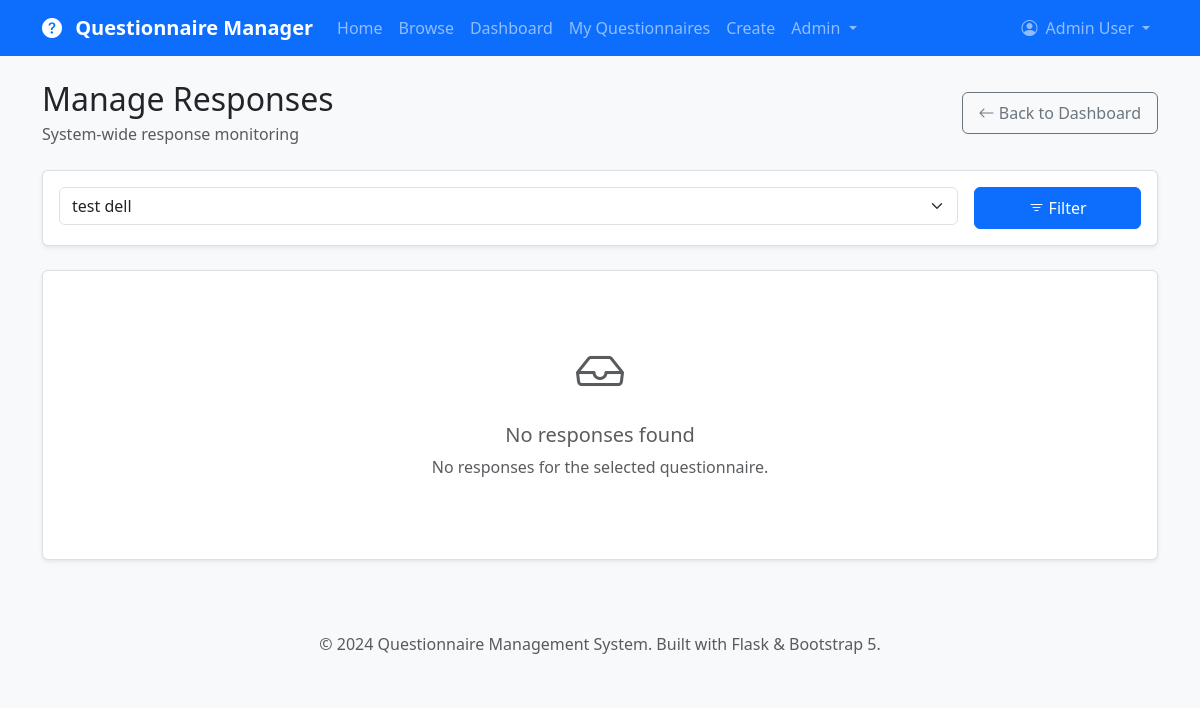
Page /admin/responses?questionnaire_id=1 (signed in) on the earlier database version.
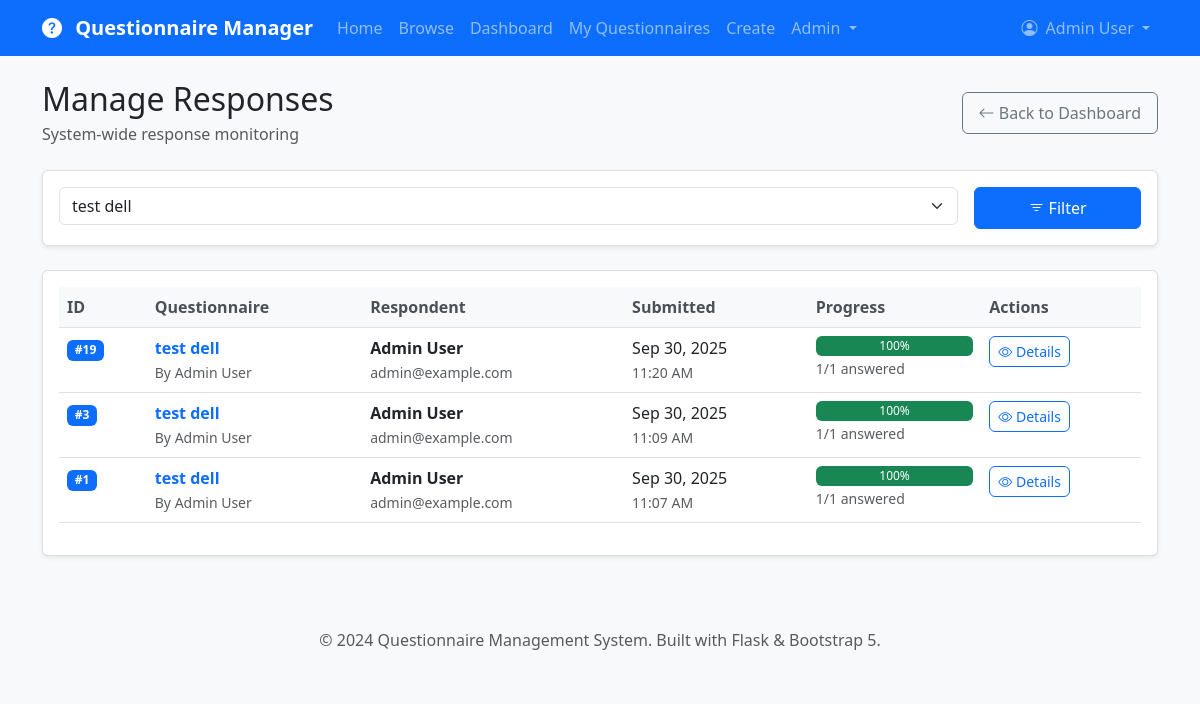
Same page on the later database version.
### app/models.py (models this page shows, shortened)
class Response(db.Model):
    __tablename__ = 'responses'
    id = db.Column(db.Integer, primary_key=True)
    questionnaire_id = db.Column(db.Integer, db.ForeignKey('questionnaires.id'), nullable=False)
    user_id = db.Column(db.Integer, db.ForeignKey('users.id'), nullable=True)  # Nullable for anonymous
    session_id = db.Column(db.String(255))  # For anonymous users
    is_complete = db.Column(db.Boolean, default=False)
    submitted_at = db.Column(db.DateTime, index=True, default=datetime.utcnow)
    updated_at = db.Column(db.DateTime, default=datetime.utcnow, onupdate=datetime.utcnow)
    answers = db.relationship('Answer', backref='response', lazy='dynamic', cascade='all, delete-orphan')
    def get_progress_percentage(self):
        total_questions = self.questionnaire.questions.filter_by(is_required=True).count()
        answered_questions = self.answers.join(Question).filter(Question.is_required == True).count()
        return (answered_questions / total_questions * 100) if total_questions > 0 else 0
    def get_respondent_name(self):
        if self.user:
            return self.user.get_full_name()
        return f"Anonymous ({self.session_id[:8]}...)" if self.session_id else "Anonymous"

class Questionnaire(db.Model):
    __tablename__ = 'questionnaires'
    id = db.Column(db.Integer, primary_key=True)
    title = db.Column(db.String(200), nullable=False)
    description = db.Column(db.Text)
    creator_id = db.Column(db.Integer, db.ForeignKey('users.id'), nullable=False)
    is_active = db.Column(db.Boolean, default=True)
    allow_anonymous = db.Column(db.Boolean, default=False)
    multiple_submissions = db.Column(db.Boolean, default=False)
    created_at = db.Column(db.DateTime, index=True, default=datetime.utcnow)
    updated_at = db.Column(db.DateTime, default=datetime.utcnow, onupdate=datetime.utcnow)
    questions = db.relationship('Question', backref='questionnaire', lazy='dynamic',
                              cascade='all, delete-orphan', order_by='Question.order')
    responses = db.relationship('Response', backref='questionnaire', lazy='dynamic',
                              cascade='all, delete-orphan')
    def get_question_count(self):
        return self.questions.count()

class User(UserMixin, db.Model):
    __tablename__ = 'users'
    id = db.Column(db.Integer, primary_key=True)
    username = db.Column(db.String(64), index=True, unique=True, nullable=False)
    email = db.Column(db.String(120), index=True, unique=True, nullable=False)
    password_hash = db.Column(db.String(128))
    first_name = db.Column(db.String(64))
    last_name = db.Column(db.String(64))
    role = db.Column(db.String(20), default='user')  # user, admin
    is_active = db.Column(db.Boolean, default=True)
    created_at = db.Column(db.DateTime, index=True, default=datetime.utcnow)
    last_login = db.Column(db.DateTime)
    created_questionnaires = db.relationship('Questionnaire', foreign_keys='Questionnaire.creator_id',
                                           backref='creator', lazy='dynamic', cascade='all, delete-orphan')
    responses = db.relationship('Response', backref='user', lazy='dynamic', cascade='all, delete-orphan')
    def get_full_name(self):
        if self.first_name and self.last_name:
            return f"{self.first_name} {self.last_name}"
        return self.username
    def is_admin(self):
        return self.role == 'admin'

### app/admin/routes.py (the view)
@bp.route('/responses')
@admin_required
def manage_responses():
    page = request.args.get('page', 1, type=int)
    questionnaire_id = request.args.get('questionnaire_id', None, type=int)
    query = Response.query.filter_by(is_complete=True)
    if questionnaire_id:
        query = query.filter_by(questionnaire_id=questionnaire_id)
    responses = query.order_by(desc(Response.submitted_at)).paginate(
        page=page,
        per_page=20,
        error_out=False
    )
    questionnaires = Questionnaire.query.order_by(Questionnaire.title).all()
    return render_template('admin/responses.html',
                         title='Manage Responses',
                         responses=responses,
                         questionnaires=questionnaires,
                         selected_questionnaire=questionnaire_id)

### app/admin/routes.py (called while the page is built)
def admin_required(f):
    @wraps(f)
    @login_required
    def decorated_function(*args, **kwargs):
        if not current_user.is_admin():
            flash('Admin access required.', 'danger')
            return redirect(url_for('main.dashboard'))
        return f(*args, **kwargs)
    return decorated_function

### app/models.py (called while the page is built)
@login_manager.user_loader
def load_user(user_id):
    return User.query.get(int(user_id))

### app/templates/admin/responses.html (shortened to what the changed rows need)
{% extends "base.html" %}
{% block content %}
<div class="d-flex justify-content-between align-items-center mb-4">
    <div>
        <h2 class="mb-1">Manage Responses</h2>
    </div>
</div>
<div class="card">
    <div class="card-body">
        {% if responses.items %}
            <div class="table-responsive">
                <table class="table table-hover">
                    <thead>
                        <tr>
                            <th>ID</th>
                            <th>Questionnaire</th>
                            <th>Respondent</th>
                            <th>Submitted</th>
                            <th>Progress</th>
                            <th>Actions</th>
                        </tr>
                    </thead>
                    <tbody>
                        {% for response in responses.items %}
                            <tr>
                                <td>
                                    <span class="badge bg-primary">#{{ response.id }}</span>
                                </td>
                                <td>
                                    <div>
                                        <strong>
                                            <a href="{{ url_for('main.view_questionnaire', id=response.questionnaire.id) }}"
                                               class="text-decoration-none">
                                                {{ response.questionnaire.title }}
                                            </a>
                                        </strong>
                                        <br>
                                        <small class="text-muted">
                                            By {{ response.questionnaire.creator.get_full_name() }}
                                        </small>
                                    </div>
                                </td>
                                <td>
                                    <div>
                                        <strong>{{ response.get_respondent_name() }}</strong>
                                        {% if response.user %}
                                            <br><small class="text-muted">{{ response.user.email }}</small>
                                        {% endif %}
                                    </div>
                                </td>
                                <td>
                                    <div>
                                        {{ response.submitted_at.strftime('%b %d, %Y') }}
                                        <br>
                                        <small class="text-muted">{{ response.submitted_at.strftime('%I:%M %p') }}</small>
                                    </div>
                                </td>
                                <td>
                                    {% set progress = response.get_progress_percentage() %}
                                    <div class="progress" style="height: 20px;">
                                        <div class="progress-bar bg-success" style="width: {{ progress }}%">
                                            {{ "%.0f"|format(progress) }}%
                                        </div>
                                    </div>
                                    <small class="text-muted">
                                        {{ response.answers.count() }}/{{ response.questionnaire.get_question_count() }} answered
                                    </small>
                                </td>
                                <td>
                                    <button class="btn btn-outline-primary btn-sm"
                                            onclick="viewResponseDetails({{ response.id }})">
                                        <i class="bi bi-eye"></i> Details
                                    </button>
                                </td>
                            </tr>
                        {% endfor %}
                    </tbody>
                </table>
            </div>
        {% else %}
            <div class="text-center py-5">
                <i class="bi bi-inbox text-muted" style="font-size: 3rem;"></i>
                <h5 class="text-muted mt-3">No responses found</h5>
                {% if selected_questionnaire %}
                    <p class="text-muted">No responses for the selected questionnaire.</p>
                {% else %}
                    <p class="text-muted">No responses in the system yet.</p>
                {% endif %}
            </div>
        {% endif %}
    </div>
</div>
{% endblock %}

Differences in the rows shown:
added Response: id "19", questionnaire "test dell", questionnaire.creator.get_full_name "Admin User", get_respondent_name "Admin User", user.email "admin@example.com", submitted_at "Sep 30, 2025", submitted_at "11:20 AM", {{ progress }} 100.0 (drawn), progress "100", answers.count "1", questionnaire.get_question_count "1"
added Response: id "3", questionnaire "test dell", questionnaire.creator.get_full_name "Admin User", get_respondent_name "Admin User", user.email "admin@example.com", submitted_at "Sep 30, 2025", submitted_at "11:09 AM", {{ progress }} 100.0 (drawn), progress "100", answers.count "1", questionnaire.get_question_count "1"
added Response: id "1", questionnaire "test dell", questionnaire.creator.get_full_name "Admin User", get_respondent_name "Admin User", user.email "admin@example.com", submitted_at "Sep 30, 2025", submitted_at "11:07 AM", {{ progress }} 100.0 (drawn), progress "100", answers.count "1", questionnaire.get_question_count "1"
Other differences:
text no longer shown: "No responses found No responses for the selected questionnaire."
text now shown: "ID Questionnaire Respondent Submitted Progress Actions"
